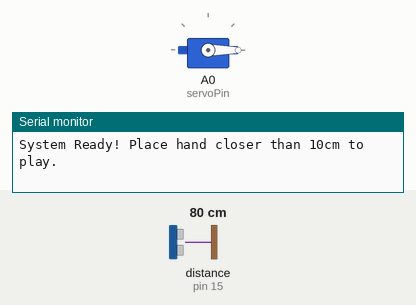
Bench run of a sketch on a simulated Arduino Uno, built with avr-gcc and run on an emulated ATmega328P. Parts: servo, the last lines printed to the serial monitor. Wiring (inferred from the names in the program): ultrasonic range finder: trigger pin 13; echo pin 15. The inputs (shaded band) are chosen by the test bench; at power-on: distance to the obstacle (sensor on pin 15) 80 cm. The echo pulse lasts 58.3 µs per cm; random numbers use the default seed unless the sketch sets one.

Above: at 1.2 s.
1.3 s: distance to the obstacle (sensor on pin 15) set to 13 cm
3.2 s: distance to the obstacle (sensor on pin 15) set to 10 cm
At 3.28 s:
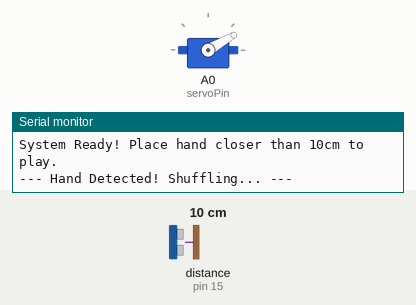
At 4.5 s:
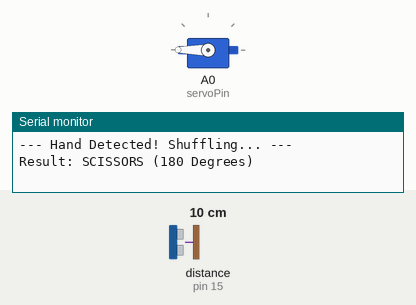
6.2 s: distance to the obstacle (sensor on pin 15) set to 18 cm
7.7 s: distance to the obstacle (sensor on pin 15) set to 2 cm
At 11.4 s:
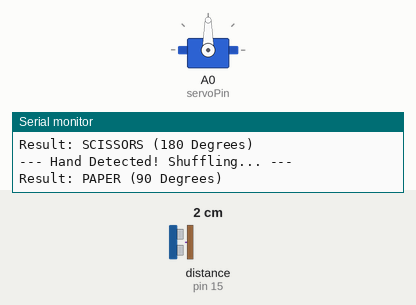
Timing chart, 0 to 11.7 s (numbered marks = the images above; inputs shaded):
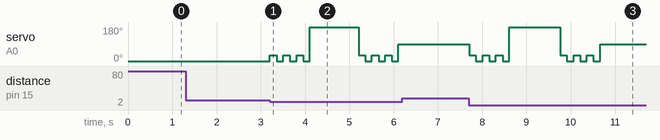

The sketch:

RR_Rock_Paper_Scissors_with_ESP8266.ino
```cpp
/*
* Rajan Robotics
* Created by Balaji for Rajan Robotics
*
*/

#include <Servo.h>

// Updated Pin configurations according to your wiring
const int servoPin = 14;  // D5 on NodeMCU (GPIO 14)
const int trigPin  = 13;  // D7 on NodeMCU (GPIO 13) - Orange wire
const int echoPin  = 15;  // D8 on NodeMCU (GPIO 15) - Red wire

// Detection Thresholds
const int targetDistanceCm = 10;   // Distance in cm to trigger a roll (hand close)
const unsigned long cooldown = 2000; // 2 seconds delay before allowing another roll

Servo choiceServo;
unsigned long lastTriggerTime = 0;

void setup() {
  Serial.begin(115200);

  // Initialize Ultrasonic Sensor Pins
  pinMode(trigPin, OUTPUT);
  pinMode(echoPin, INPUT);

  // Initialize Servo and set to default starting position (Rock)
  choiceServo.attach(servoPin, 544, 2400);
  choiceServo.write(0);

  // Seed the random number generator using an unconnected analog pin noise
  randomSeed(analogRead(A0));

  Serial.println("System Ready! Place hand closer than 10cm to play.");
}

void loop() {
  long duration;
  int distance;

  // Clear the trigger pin
  digitalWrite(trigPin, LOW);
  delayMicroseconds(2);

  // Trigger the sensor with a 10 microsecond high pulse
  digitalWrite(trigPin, HIGH);
  delayMicroseconds(10);
  digitalWrite(trigPin, LOW);

  // Read the echo pulse travel time in microseconds
  duration = pulseIn(echoPin, HIGH, 30000); // 30ms timeout to avoid hanging

  // Calculate distance in cm
  distance = duration / 29.1 / 2;

  // // Print distance for debugging via Serial Monitor
  // if (distance > 0 && distance < 200) {
  //   Serial.print("Distance: ");
  //   Serial.print(distance);
  //   Serial.println(" cm");
  // }

  // Check if hand is detected within range and cooldown period has expired
  if (distance > 0 && distance <= targetDistanceCm && (millis() - lastTriggerTime > cooldown)) {
    lastTriggerTime = millis();

    Serial.println("--- Hand Detected! Shuffling... ---");

    // Quick jitter movement to animate a visual "shuffle / shake" phase
    for(int i = 0; i < 3; i++) {
      choiceServo.write(30);
      delay(150);
      choiceServo.write(0);
      delay(150);
    }

    // Generate random choice: 0 = Rock, 1 = Paper, 2 = Scissors
    int gameChoice = random(0, 3);

    if (gameChoice == 0) {
      Serial.println("Result: ROCK (0 Degrees)");
      choiceServo.write(0);
    }
    else if (gameChoice == 1) {
      Serial.println("Result: PAPER (90 Degrees)");
      choiceServo.write(90);
    }
    else {
      Serial.println("Result: SCISSORS (180 Degrees)");
      choiceServo.write(180);
    }
  }

  delay(60); // Small cycle delay to let the ultrasonic waves settle
}
```

Measured:
- the behaviour switches between 12 and 11 cm on distance to the obstacle (sensor on pin 15) (found by bisection; images 0 and 1)
- after the input at 1.3 s, every drawn part: stays the same
- after the input at 3.2 s, servo on A0 (servoPin): 0° → 30° at once, → 0° 0.15 s later, → 30° 0.15 s later, → 0° 0.15 s later, … (14 changes in this stretch)
- after the input at 6.2 s, every drawn part: stays the same
- after the input at 7.7 s, servo on A0 (servoPin): 90° → 30° at once, → 0° 0.15 s later, → 30° 0.15 s later, → 0° 0.15 s later, … (14 changes in this stretch)
